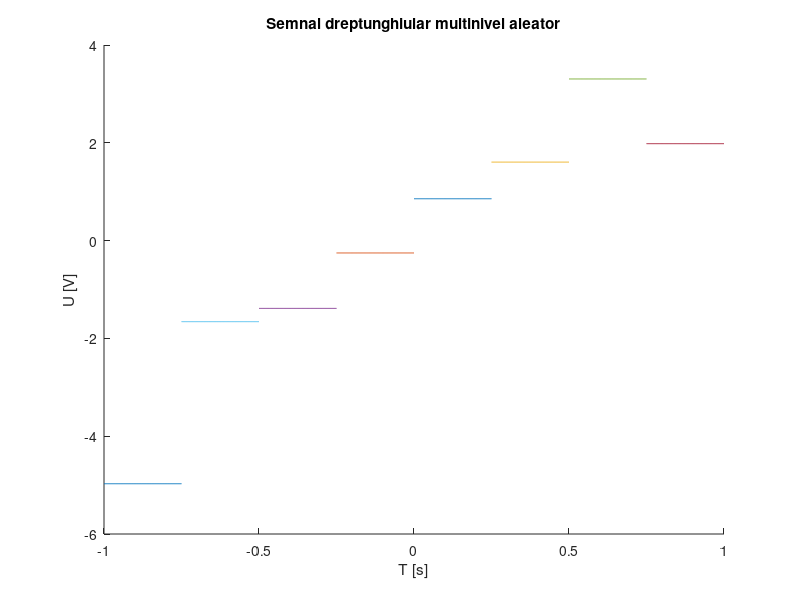

Here is the MATLAB script that generated this plot:
hold on; %aceasta functie asigura reprezentarea tuturor semnalelor componente pe aceeasi figura
%rezolutie temporara de 2ms
r1=rand(1);
r2=rand(1);
r3=rand(1);
r4=rand(1);
r5=rand(1);
r6=rand(1);
r7=rand(1);
r8=rand(1);
t=0:.002:0.25;
x1=r1*square(2*pi*4*t,100);%am ales factorul de umplere 100 pentru a pastra un nivel constant
x2=-r2*square(2*pi*4*t,100);
x3=3*r3*square(2*pi*4*t,100);
x4=-3*r4*square(2*pi*4*t,100);
x5=5*r5*square(2*pi*4*t,100);
x6=-5*r6*square(2*pi*4*t,100);
x7=7*r7*square(2*pi*4*t,100);
x8=-7*r8*square(2*pi*4*t,100);
plot(t,x1);
plot(t-0.25,x2);%am deplasat al doilea semnal pentru a-l pozitiona la stanga primului
plot(t+0.25,x3);
plot(t-0.5,x4);
plot(t+0.5,x5);
plot(t-0.75,x6);
plot(t+0.75,x7);
plot(t-1,x8);
xlabel('T [s]')
ylabel('U [V]')
title('Semnal dreptunghiular multinivel aleator')